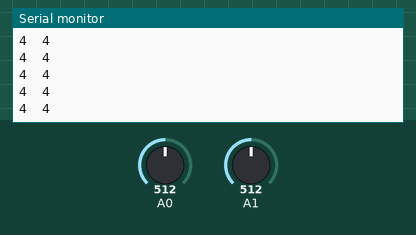
Recording of a sketch running on a simulated Arduino Uno, built with avr-gcc and run on an emulated ATmega328P. On the bench: the last lines printed to the serial monitor. The test bench sets the inputs (shaded band); at power-on: A0 = 512, A1 = 512.

Above: at 1.2 s.
1.3 s: A0 set to 716
At 1.9 s:
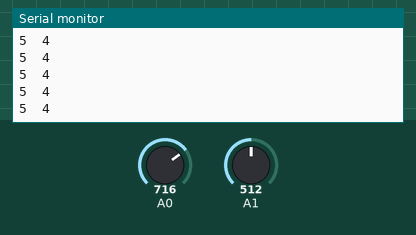
2.8 s: A1 set to 716
At 3.4 s:
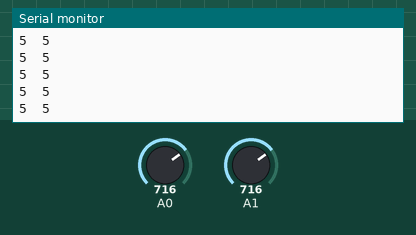
4.3 s: A0 set to 900
At 5.0 s:
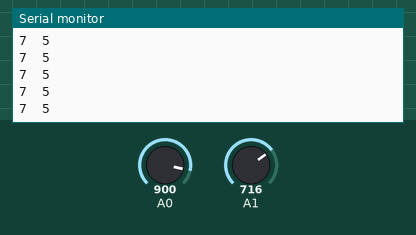
5.8 s: A1 set to 900
At 6.3 s:
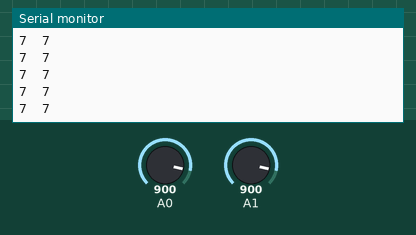
Timing chart, 0 to 8.8 s (numbered marks = the images above; inputs shaded):
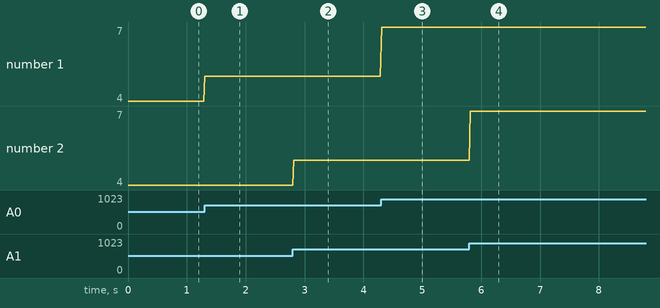

Measured:
- after the input at 1.3 s, the serial monitor: prints a new line at once (image 1)
- after the input at 2.8 s, the serial monitor: prints a new line at once (image 2)
- after the input at 4.3 s, the serial monitor: prints a new line at once (image 3)
- after the input at 5.8 s, the serial monitor: prints a new line at once (image 4)
- plotted number 1: 4 → 5 after the input at 1.3 s, 5 → 7 after the input at 4.3 s

The sketch:

dotMatrix0_0.ino
```cpp
int x, y;

const int S0 = 2;
const int S1 = 4;
const int S2 = 7;
const int Ss0 = 8;
const int Ss1 = 12;
const int Ss2 = 13;

void setup(){
  Serial.begin(9600);
}

void loop(){

  x = analogRead(A0)/127;
  y = analogRead(A1)/127;

  Serial.print(x);
  Serial.print("  ");
  Serial.println(y);
  delay(20);


}

void mux1(){
  if(x == 1){
    digitalWrite(S0, LOW);
    digitalWrite(S1, LOW);
    digitalWrite(S2, LOW);
  }
  if(x == 2){
    digitalWrite(S0, HIGH);
    digitalWrite(S1, LOW);
    digitalWrite(S2, LOW);
  }
  if(x == 3){
    digitalWrite(S0, LOW);
    digitalWrite(S1, HIGH);
    digitalWrite(S2, LOW);
  }
  if(x == 4){
    digitalWrite(S0, HIGH);
    digitalWrite(S1, HIGH);
    digitalWrite(S2, LOW);
  }
  if(x == 5){
    digitalWrite(S0, LOW);
    digitalWrite(S1, LOW);
    digitalWrite(S2, HIGH);
  }
  if(x == 6){
    digitalWrite(S0, HIGH);
    digitalWrite(S1, LOW);
    digitalWrite(S2, HIGH);
  }
  if(x == 7){
    digitalWrite(S0, LOW);
    digitalWrite(S1, HIGH);
    digitalWrite(S2, HIGH);
  }
  if(x == 8){
    digitalWrite(S0, HIGH);
    digitalWrite(S1, HIGH);
    digitalWrite(S2, HIGH);
  }
}


void mux2(){
  if(y == 1){
    digitalWrite(Ss0, LOW);
    digitalWrite(Ss1, LOW);
    digitalWrite(Ss2, LOW);
  }
  if(y == 2){
    digitalWrite(Ss0, HIGH);
    digitalWrite(Ss1, LOW);
    digitalWrite(Ss2, LOW);
  }
  if(y == 3){
    digitalWrite(Ss0, LOW);
    digitalWrite(Ss1, HIGH);
    digitalWrite(Ss2, LOW);
  }
  if(y == 4){
    digitalWrite(Ss0, HIGH);
    digitalWrite(Ss1, HIGH);
    digitalWrite(Ss2, LOW);
  }
  if(y == 5){
    digitalWrite(Ss0, LOW);
    digitalWrite(Ss1, LOW);
    digitalWrite(Ss2, HIGH);
  }
  if(y == 6){
    digitalWrite(Ss0, HIGH);
    digitalWrite(Ss1, LOW);
    digitalWrite(Ss2, HIGH);
  }
  if(y == 7){
    digitalWrite(Ss0, LOW);
    digitalWrite(Ss1, HIGH);
    digitalWrite(Ss2, HIGH);
  }
  if(y == 8){
    digitalWrite(Ss0, HIGH);
    digitalWrite(Ss1, HIGH);
    digitalWrite(Ss2, HIGH);
  }
}
```
